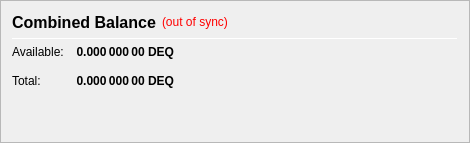
                   <widget class="QFrame" name="frame_CombinedBalances">
                    <property name="minimumSize">
                     <size>
                      <width>470</width>
                      <height>0</height>
                     </size>
                    </property>
                    <property name="frameShape">
                     <enum>QFrame::StyledPanel</enum>
                    </property>
                    <property name="frameShadow">
                     <enum>QFrame::Raised</enum>
                    </property>
                    <layout class="QVBoxLayout" name="verticalLayout_5">
                     <item>
                      <layout class="QHBoxLayout" name="horizontalLayout_5" stretch="0,0,0">
                       <item>
                        <widget class="QLabel" name="label_5z">
                         <property name="minimumSize">
                          <size>
                           <width>0</width>
                           <height>20</height>
                          </size>
                         </property>
                         <property name="font">
                          <font>
                           <pointsize>12</pointsize>
                           <weight>75</weight>
                           <bold>true</bold>
                          </font>
                         </property>
                         <property name="toolTip">
                          <string>Combined Balance (including unconfirmed and immature coins)</string>
                         </property>
                         <property name="text">
                          <string>Combined Balance</string>
                         </property>
                        </widget>
                       </item>
                       <item>
                        <widget class="QLabel" name="labelWalletStatus">
                         <property name="cursor">
                          <cursorShape>WhatsThisCursor</cursorShape>
                         </property>
                         <property name="toolTip">
                          <string>The displayed information may be out of date. Your wallet automatically synchronizes with the Dequant network after a connection is established, but this process has not completed yet.</string>
                         </property>
                         <property name="styleSheet">
                          <string notr="true">QLabel { color: red; }</string>
                         </property>
                         <property name="text">
                          <string notr="true">(out of sync)</string>
                         </property>
                         <property name="alignment">
                          <set>Qt::AlignLeading|Qt::AlignLeft|Qt::AlignVCenter</set>
                         </property>
                        </widget>
                       </item>
                       <item>
                        <spacer name="horizontalSpacer_1">
                         <property name="orientation">
                          <enum>Qt::Horizontal</enum>
                         </property>
                         <property name="sizeHint" stdset="0">
                          <size>
                           <width>40</width>
                           <height>20</height>
                          </size>
                         </property>
                        </spacer>
                       </item>
                      </layout>
                     </item>
                     <item>
                      <widget class="Line" name="line_CombinedBalance">
                       <property name="minimumSize">
                        <size>
                         <width>0</width>
                         <height>1</height>
                        </size>
                       </property>
                       <property name="maximumSize">
                        <size>
                         <width>16777215</width>
                         <height>1</height>
                        </size>
                       </property>
                       <property name="orientation">
                        <enum>Qt::Horizontal</enum>
                       </property>
                      </widget>
                     </item>
                     <item>
                      <layout class="QGridLayout" name="gridLayout_3">
                       <property name="spacing">
                        <number>12</number>
                       </property>
                       <item row="1" column="0">
                        <widget class="QLabel" name="labelBalanceTextz">
                         <property name="text">
                          <string>Available:</string>
                         </property>
                        </widget>
                       </item>
                       <item row="1" column="1">
                        <widget class="QLabel" name="labelBalancez">
                         <property name="font">
                          <font>
                           <weight>75</weight>
                           <bold>true</bold>
                          </font>
                         </property>
                         <property name="cursor">
                          <cursorShape>IBeamCursor</cursorShape>
                         </property>
                         <property name="toolTip">
                          <string>Your current spendable balance</string>
                         </property>
                         <property name="text">
                          <string notr="true">0.000 000 00 DEQ</string>
                         </property>
                         <property name="alignment">
                          <set>Qt::AlignRight|Qt::AlignTrailing|Qt::AlignVCenter</set>
                         </property>
                         <property name="textInteractionFlags">
                          <set>Qt::LinksAccessibleByMouse|Qt::TextSelectableByKeyboard|Qt::TextSelectableByMouse</set>
                         </property>
                        </widget>
                       </item>
                       <item row="2" column="0">
                        <widget class="QLabel" name="labelTotalTextz">
                         <property name="text">
                          <string>Total:</string>
                         </property>
                        </widget>
                       </item>
                       <item row="2" column="1">
                        <widget class="QLabel" name="labelTotalz">
                         <property name="font">
                          <font>
                           <weight>75</weight>
                           <bold>true</bold>
                          </font>
                         </property>
                         <property name="cursor">
                          <cursorShape>IBeamCursor</cursorShape>
                         </property>
                         <property name="toolTip">
                          <string>Total Balance, including all unavailable coins.</string>
                         </property>
                         <property name="text">
                          <string notr="true">0.000 000 00 DEQ</string>
                         </property>
                         <property name="alignment">
                          <set>Qt::AlignRight|Qt::AlignTrailing|Qt::AlignVCenter</set>
                         </property>
                         <property name="textInteractionFlags">
                          <set>Qt::LinksAccessibleByMouse|Qt::TextSelectableByKeyboard|Qt::TextSelectableByMouse</set>
                         </property>
                        </widget>
                       </item>
                       <item row="2" column="3">
                        <spacer name="horizontalSpacer_2">
                         <property name="orientation">
                          <enum>Qt::Horizontal</enum>
                         </property>
                         <property name="sizeHint" stdset="0">
                          <size>
                           <width>40</width>
                           <height>20</height>
                          </size>
                         </property>
                        </spacer>
                       </item>
                      </layout>
                     </item>
                     <item>
                      <spacer name="verticalSpacer_1">
                       <property name="orientation">
                        <enum>Qt::Vertical</enum>
                       </property>
                       <property name="sizeHint" stdset="0">
                        <size>
                         <width>20</width>
                         <height>40</height>
                        </size>
                       </property>
                      </spacer>
                     </item>
                    </layout>
                   </widget>
